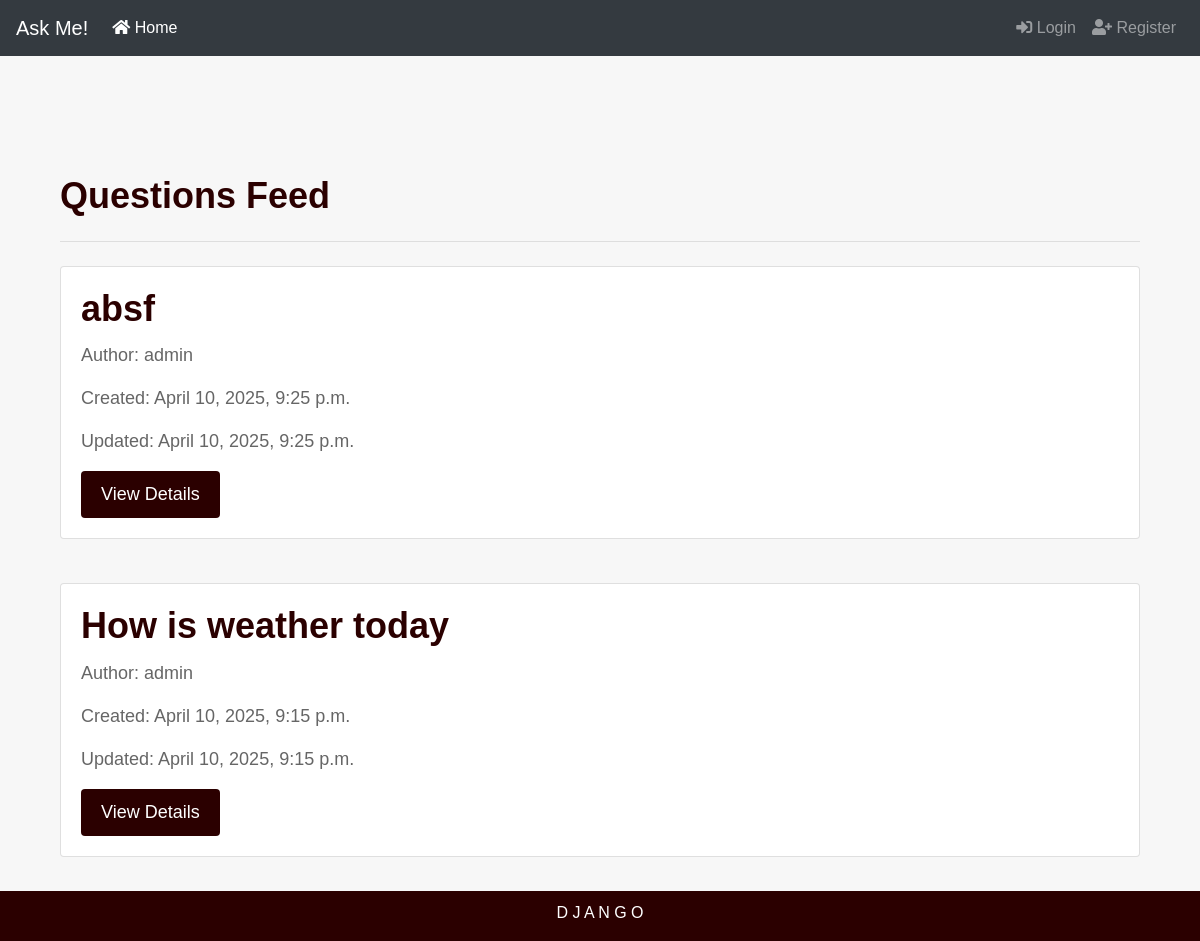
The page / on the database its author committed.
### myapp/models.py (models this page shows, shortened)
class Question(models.Model):
    slug = models.SlugField(max_length=120)
    author = models.ForeignKey(User , related_name='blog_posts' , on_delete=models.CASCADE)
    body = models.TextField()
    created = models.DateTimeField(auto_now_add=True)
    updated = models.DateTimeField(auto_now=True)

### myapp/views.py (the view)
# urls.py: path('',views.ques_feed),
def ques_feed(request):
    ques = Question.objects.all().order_by('-id')
    context = {
        'ques' : ques
    }
    return render(request , 'ques_feed.html' , context = context)

### templates/ques_feed.html
{% extends 'base.html' %}
{% block content %}
    <div class="container">
        <h1 class="display-5">Questions Feed</h1>
        <hr class="my-4">
            {% for q in ques %}
                <div class="card">
                    <div class="card-body">
                        <h1 class="card-title" ><strong>{{ q.body }}</strong></h1>
                        <p class="card-text">Author: {{ q.author }}</p>
                        <p class="card-text">Created: {{ q.created }}</p>
                        <p class="card-text">Updated: {{ q.updated }}</p>
                        <a href="{% url 'askme:ques_detail' q.id %}" class="btn btn-primary">View Details</a>
                    </div>
                </div>
                  <br>
            {% endfor %}
    </div>
{% endblock %}

### static/app.css (style rules this page uses)
* { margin: 0; padding: 0; box-sizing: border-box; }
body { font-family: Arial, sans-serif; }
.container { padding-top: 77px; }
.btn-primary { background-color: #2b0000; color: white; border: none; padding: 10px 20px; font-size: 18px; cursor: pointer; }
.card { margin-bottom: 20px; }
.card-body { padding: 20px; }
.card-title { font-size: 24px; font-weight: bold; color: #2b0000; }
.card-text { font-size: 18px; color: #666; }
.jumbotron h1 { font-size: 36px; font-weight: bold; color: #2b0000; }
.jumbotron p { font-size: 18px; color: #666; }
h1, h2, h3, h4, h5, h6 { font-weight: bold; color: #2b0000; }

### rows shown on the page
Question: body "absf", author "admin", created "April 10, 2025, 9:25 p.m.", updated "April 10, 2025, 9:25 p.m."
Question: body "How is weather today", author "admin", created "April 10, 2025, 9:15 p.m.", updated "April 10, 2025, 9:15 p.m."
